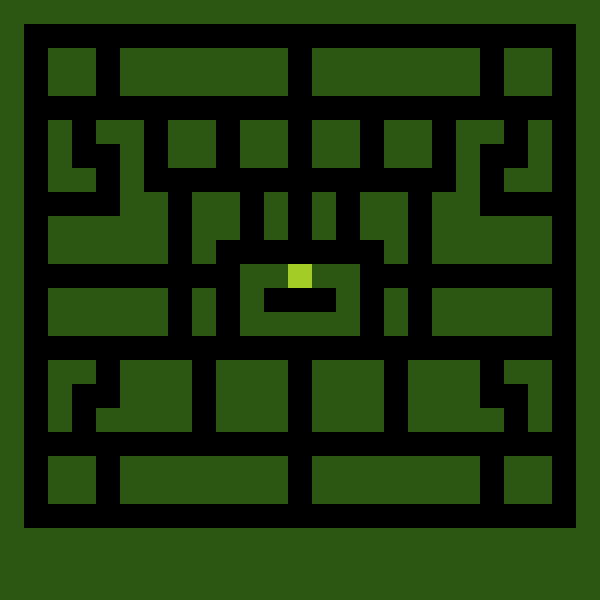

Below is a game level as drawn by its tile map, then a one-line description and the .tmx that defines it (tile-layer data replaced by summaries):
An orthogonal 25x25 tile map with 24x24 px tiles, 1 tile layer (Camada de Tiles 1), 1 hidden layer not drawn, 2 tilesets and 346 objects (231x 1, 4x 2, saida).

<map version="1.0" orientation="orthogonal" renderorder="right-down" width="25" height="25" tilewidth="24" tileheight="24" nextobjectid="769">
 <tileset firstgid="1" name="bolinhas" tilewidth="24" tileheight="24" tilecount="8">
  <image source="bolinhas.png" width="192" height="24" />
 </tileset>
 <tileset firstgid="9" name="level2tile" tilewidth="24" tileheight="24" tilecount="8">
  <image source="level2tile.png" width="192" height="24" />
 </tileset>
 <layer name="Camada de Tiles 1" width="25" height="25">
  <data>[625 cells, 625 non-empty, 3 distinct tile ids]</data>
 </layer>
 <layer name="Camada de Tiles 2" width="25" height="25" visible="0">
  <data>[625 cells, 236 non-empty, 2 distinct tile ids]</data>
 </layer>
 <objectgroup name="Camada de Objetos 1" visible="0">
  <object id="1" x="120" y="48" width="168" height="48" />
  <object id="4" x="312" y="48" width="168" height="48" />
  <object id="6" x="0" y="528" width="600" height="72" />
  <object id="9" x="0" y="0" width="600" height="24" />
  <object id="10" x="0" y="24" width="24" height="504" />
  <object id="11" x="576" y="24" width="24" height="504" />
  <object id="13" x="48" y="48" width="48" height="48" />
  <object id="14" x="504" y="48" width="48" height="48" />
  <object id="15" x="240" y="120" width="48" height="48" />
  <object id="16" x="48" y="456" width="48" height="48" />
  <object id="17" x="216" y="360" width="72" height="72" />
  <object id="20" x="312" y="360" width="72" height="72" />
  <object id="21" x="504" y="456" width="48" height="48" />
  <object id="23" x="168" y="120" width="48" height="48" />
  <object id="24" x="312" y="120" width="48" height="48" />
  <object id="25" x="384" y="120" width="48" height="48" />
  <object id="26" x="48" y="288" width="120" height="48" />
  <object id="27" x="432" y="288" width="120" height="48" />
  <object id="30" x="120" y="456" width="168" height="48" />
  <object id="31" x="312" y="456" width="168" height="48" />
  <object id="32" x="120" y="192" width="48" height="24" />
  <object id="34" x="504" y="360" width="48" height="24" />
  <object id="35" x="48" y="384" width="24" height="48" />
  <object id="37" x="528" y="384" width="24" height="48" />
  <object id="38" x="120" y="360" width="72" height="72" />
  <object id="39" x="408" y="360" width="72" height="72" />
  <object id="40" x="480" y="408" width="24" height="24" />
  <object id="42" x="96" y="408" width="24" height="24" />
  <object id="43" x="192" y="288" width="24" height="48" />
  <object id="44" x="384" y="288" width="24" height="48" />
  <object id="45" x="264" y="192" width="24" height="48" />
  <object id="46" x="312" y="192" width="24" height="48" />
  <object id="47" x="240" y="312" width="120" height="24" />
  <object id="48" x="240" y="264" width="24" height="48" />
  <object id="49" x="336" y="264" width="24" height="48" />
  <object id="50" x="264" y="264" width="24" height="24" />
  <object id="51" x="312" y="264" width="24" height="24" />
  <object id="52" x="48" y="216" width="120" height="48" />
  <object id="53" x="432" y="216" width="120" height="48" />
  <object id="54" x="48" y="360" width="48" height="24" />
  <object id="55" x="432" y="192" width="48" height="24" />
  <object id="56" x="504" y="168" width="48" height="24" />
  <object id="57" x="48" y="168" width="48" height="24" />
  <object id="58" x="96" y="120" width="48" height="24" />
  <object id="59" x="456" y="120" width="48" height="24" />
  <object id="60" x="48" y="120" width="24" height="48" />
  <object id="61" x="528" y="120" width="24" height="48" />
  <object id="62" x="120" y="144" width="24" height="48" />
  <object id="63" x="456" y="144" width="24" height="48" />
  <object id="64" x="192" y="192" width="48" height="48" />
  <object id="65" x="360" y="192" width="48" height="48" />
  <object id="67" x="192" y="240" width="24" height="24" />
  <object id="68" x="384" y="240" width="24" height="24" />
  <object id="69" name="saida" x="288" y="264" width="24" height="24" />
 </objectgroup>
 <objectgroup name="Camada de Objetos 2" visible="0">
  <object id="70" x="96" y="24" width="24" height="24" />
  <object id="71" x="288" y="24" width="24" height="24" />
  <object id="72" x="480" y="24" width="24" height="24" />
  <object id="73" x="96" y="96" width="24" height="24" />
  <object id="74" x="288" y="96" width="24" height="24" />
  <object id="75" x="480" y="96" width="24" height="24" />
  <object id="76" x="24" y="96" width="24" height="24" />
  <object id="77" x="72" y="96" width="24" height="24" />
  <object id="78" x="144" y="96" width="24" height="24" />
  <object id="79" x="216" y="96" width="24" height="24" />
  <object id="80" x="360" y="96" width="24" height="24" />
  <object id="81" x="432" y="96" width="24" height="24" />
  <object id="82" x="504" y="96" width="24" height="24" />
  <object id="83" x="552" y="96" width="24" height="24" />
  <object id="84" x="168" y="168" width="24" height="24" />
  <object id="85" x="216" y="168" width="24" height="24" />
  <object id="86" x="288" y="168" width="24" height="24" />
  <object id="87" x="360" y="168" width="24" height="24" />
  <object id="88" x="408" y="168" width="24" height="24" />
  <object id="89" x="240" y="168" width="24" height="24" />
  <object id="90" x="336" y="168" width="24" height="24" />
  <object id="91" x="24" y="192" width="24" height="24" />
  <object id="92" x="552" y="192" width="24" height="24" />
  <object id="93" x="240" y="240" width="24" height="24" />
  <object id="94" x="288" y="240" width="24" height="24" />
  <object id="95" x="336" y="240" width="24" height="24" />
  <object id="96" x="24" y="264" width="24" height="24" />
  <object id="97" x="168" y="264" width="24" height="24" />
  <object id="98" x="216" y="264" width="24" height="24" />
  <object id="99" x="360" y="264" width="24" height="24" />
  <object id="100" x="408" y="264" width="24" height="24" />
  <object id="101" x="552" y="264" width="24" height="24" />
  <object id="102" x="24" y="336" width="24" height="24" />
  <object id="103" x="96" y="336" width="24" height="24" />
  <object id="104" x="168" y="336" width="24" height="24" />
  <object id="105" x="192" y="336" width="24" height="24" />
  <object id="106" x="216" y="336" width="24" height="24" />
  <object id="107" x="288" y="336" width="24" height="24" />
  <object id="108" x="360" y="336" width="24" height="24" />
  <object id="109" x="384" y="336" width="24" height="24" />
  <object id="110" x="408" y="336" width="24" height="24" />
  <object id="111" x="552" y="336" width="24" height="24" />
  <object id="112" x="480" y="335" width="24" height="24" />
  <object id="113" x="24" y="432" width="24" height="24" />
  <object id="114" x="72" y="432" width="24" height="24" />
  <object id="115" x="96" y="432" width="24" height="24" />
  <object id="116" x="192" y="432" width="24" height="24" />
  <object id="117" x="288" y="432" width="24" height="24" />
  <object id="118" x="384" y="432" width="24" height="24" />
  <object id="119" x="480" y="432" width="24" height="24" />
  <object id="120" x="504" y="432" width="24" height="24" />
  <object id="121" x="552" y="432" width="24" height="24" />
  <object id="122" x="96" y="504" width="24" height="24" />
  <object id="123" x="288" y="504" width="24" height="24" />
  <object id="124" x="480" y="504" width="24" height="24" />
 </objectgroup>
 <objectgroup name="Camada de Objetos 3" visible="0">
  <object id="137" type="1" gid="1" x="552" y="528" width="24" height="24" />
  <object id="139" type="1" gid="1" x="528" y="528" width="24" height="24" />
  <object id="140" type="1" gid="1" x="504" y="528" width="24" height="24" />
  </objectgroup>
</map>
<!-- 234 of 346 objects omitted -->